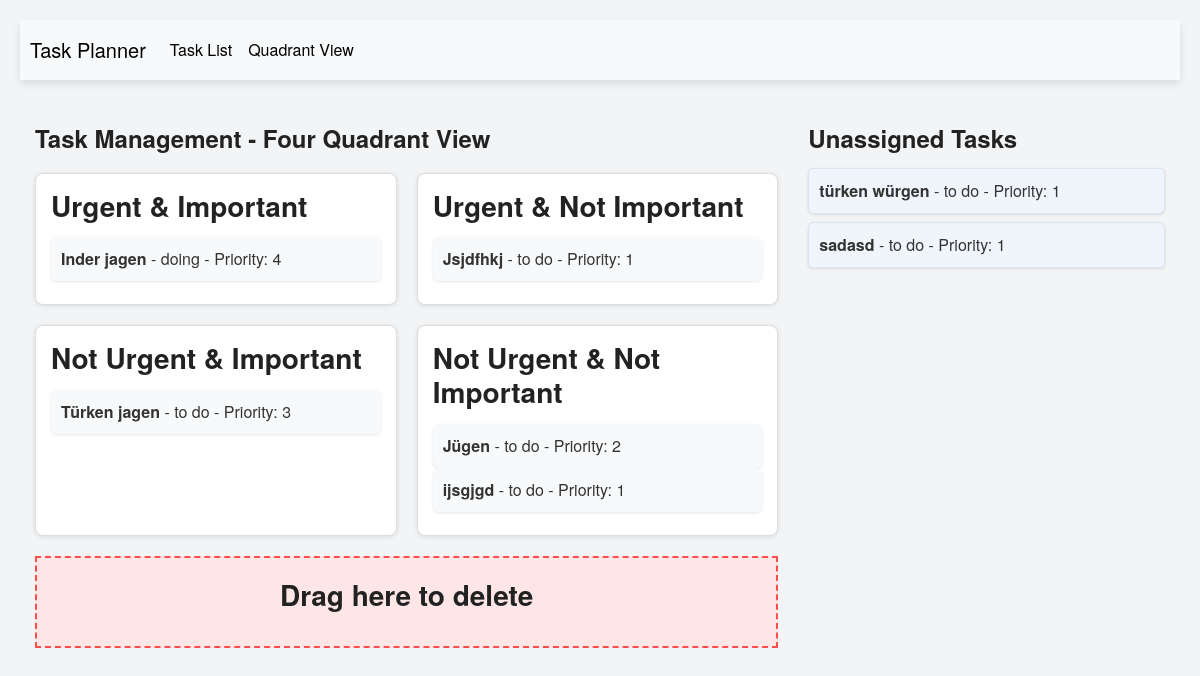
The app's page /quadrant_view, older data.
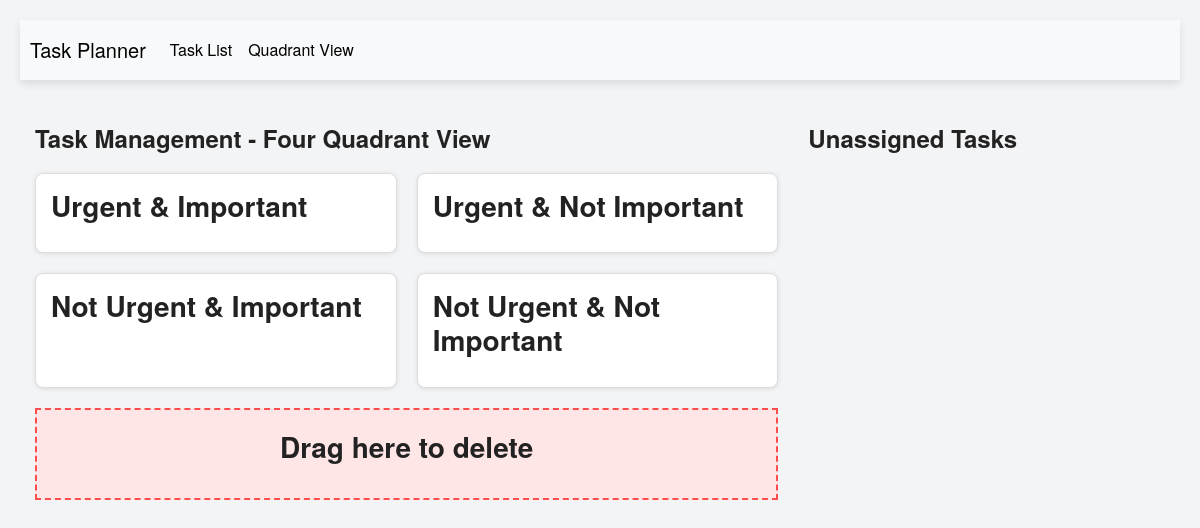
The same page, newer data.
### app/models.py (models this page shows)
class Task(db.Model):
    __tablename__ = 'task'
    id = db.Column(db.Integer, primary_key=True)
    title = db.Column(db.String(100), nullable=False)
    description = db.Column(db.String(500))  # Can be empty
    due_date = db.Column(db.DateTime, nullable=True)  # Optional due date
    estimated_time = db.Column(db.Integer, nullable=True)  # Optional time
    priority = db.Column(db.Integer, CheckConstraint('priority BETWEEN 1 AND 5'), nullable=True)  # Optional with default
    status = db.Column(db.Enum("to do", "doing", "done"), default="to do", nullable=False)  # Default to 'to do'
    reminder = db.Column(db.DateTime, nullable=True)
    created_at = db.Column(db.DateTime, default=datetime.utcnow)
    updated_at = db.Column(db.DateTime, onupdate=datetime.utcnow)
    user_id = db.Column(db.Integer, db.ForeignKey('user.id'))
    user = db.relationship('User', back_populates='tasks')
    quadrant = db.Column(db.String(50), nullable=True)

### app/routes.py (the view)
@main.route('/quadrant_view')
def quadrant_view():
    unassigned_tasks = Task.query.filter_by(quadrant=None).all()
    urgent_important_tasks = Task.query.filter_by(quadrant='urgent-important').all()
    urgent_not_important_tasks = Task.query.filter_by(quadrant='urgent-not-important').all()
    not_urgent_important_tasks = Task.query.filter_by(quadrant='not-urgent-important').all()
    not_urgent_not_important_tasks = Task.query.filter_by(quadrant='not-urgent-not-important').all()
    return render_template('quadrant_view.html',
                           unassigned_tasks=unassigned_tasks,
                           urgent_important_tasks=urgent_important_tasks,
                           urgent_not_important_tasks=urgent_not_important_tasks,
                           not_urgent_important_tasks=not_urgent_important_tasks,
                           not_urgent_not_important_tasks=not_urgent_not_important_tasks)

### app/templates/quadrant_view.html (shortened to what this page needs)
{% extends 'layout.html' %}
{% block main %}
<div class="row">
    <div class="col-md-8">
        <h2>Task Management - Four Quadrant View</h2>
        <div class="quadrant-container">
            <div class="quadrant" id="urgent-important">
                <h3>Urgent & Important</h3>
                <div class="task-list" id="urgent-important-list">
                    {% for task in urgent_important_tasks %}
                        <div class="task-item" draggable="true" data-task-id="{{ task.id }}">
                            <strong>{{ task.title }}</strong> - {{ task.status }} - Priority: {{ task.priority }}
                        </div>
                    {% endfor %}
                </div>
            </div>
            <div class="quadrant" id="urgent-not-important">
                <h3>Urgent & Not Important</h3>
                <div class="task-list" id="urgent-not-important-list">
                    {% for task in urgent_not_important_tasks %}
                        <div class="task-item" draggable="true" data-task-id="{{ task.id }}">
                            <strong>{{ task.title }}</strong> - {{ task.status }} - Priority: {{ task.priority }}
                        </div>
                    {% endfor %}
                </div>
            </div>
            <div class="quadrant" id="not-urgent-important">
                <h3>Not Urgent & Important</h3>
                <div class="task-list" id="not-urgent-important-list">
                    {% for task in not_urgent_important_tasks %}
                        <div class="task-item" draggable="true" data-task-id="{{ task.id }}">
                            <strong>{{ task.title }}</strong> - {{ task.status }} - Priority: {{ task.priority }}
                        </div>
                    {% endfor %}
                </div>
            </div>
            <div class="quadrant" id="not-urgent-not-important">
                <h3>Not Urgent & Not Important</h3>
                <div class="task-list" id="not-urgent-not-important-list">
                    {% for task in not_urgent_not_important_tasks %}
                        <div class="task-item" draggable="true" data-task-id="{{ task.id }}">
                            <strong>{{ task.title }}</strong> - {{ task.status }} - Priority: {{ task.priority }}
                        </div>
                    {% endfor %}
                </div>
            </div>
        </div>
        <div class="deletion-zone" id="deletion-zone">
            <h3>Drag here to delete</h3>
        </div>
    </div>
    <div class="col-md-4">
        <h2>Unassigned Tasks</h2>
        <ul class="list-group" id="unassigned-task-list">
            {% for task in unassigned_tasks %}
            <li class="list-group-item task-item" draggable="true" data-task-id="{{ task.id }}">
                <strong>{{ task.title }}</strong> - {{ task.status }} - Priority: {{ task.priority }}
            </li>
        {% endfor %}
        </ul>
    </div>
</div>
{% endblock %}

### app/templates/layout.html (shortened to what this page needs)
<!DOCTYPE html>
<html lang="en">
<head>
    <link rel="stylesheet" href="https://maxcdn.bootstrapcdn.com/bootstrap/4.5.2/css/bootstrap.min.css">
    <link rel="stylesheet" href="{{ url_for('static', filename='css/styles.css') }}">
</head>
<body>
    <nav class="navbar navbar-expand-lg navbar-light bg-light">
        <a class="navbar-brand" href="{{ url_for('main.index') }}">Task Planner</a>
        <div class="collapse navbar-collapse" id="navbarNav">
            <ul class="navbar-nav">
                <li class="nav-item">
                    <a class="nav-link" href="{{ url_for('main.index') }}">Task List</a>
                </li>
                <li class="nav-item">
                    <a class="nav-link" href="{{ url_for('main.quadrant_view') }}">Quadrant View</a>
                </li>
            </ul>
        </div>
    </nav>
    <div class="container mt-4">
        {% block main %}{% endblock %}
    </div>
</body>
</html>

### app/static/css/styles.css (style rules this page uses)
body { font-family: 'Helvetica Neue', Arial, sans-serif; background-color: #f3f4f6; color: #333; margin: 0; padding: 20px; }
h1, h2, h3 { font-weight: 600; color: #222; margin-bottom: 15px; }
h2 { font-size: 1.5em; margin-top: 20px; }
.navbar { background-color: #0056b3; padding: 10px; box-shadow: 0 4px 8px rgba(0, 0, 0, 0.1); }
.navbar-brand, .navbar-nav .nav-link { color: #000000 !important; font-weight: 500; }
.container { max-width: 1200px; margin: auto; }
.quadrant-container { display: grid; grid-template-columns: 1fr 1fr; gap: 20px; margin-top: 20px; }
.quadrant { border: 1px solid #ddd; border-radius: 8px; padding: 15px; background-color: #fff; box-shadow: 0 1px 5px rgba(0, 0, 0, 0.1); transition: transform 0.2s ease-in-out; }
.deletion-zone { border: 2px dashed #ff4d4d; color: #ff4d4d; padding: 20px; text-align: center; margin-top: 20px; background-color: #ffe6e6; }

Row changes from the older to the newer data that the page shows:
removed Task: title "Inder jagen", status "doing", priority "4", shown under "Urgent & Important"
removed Task: title "Jsjdfhkj", status "to do", priority "1", shown under "Urgent & Not Important"
removed Task: title "Türken jagen", status "to do", priority "3", shown under "Not Urgent & Important"
removed Task: title "Jügen", status "to do", priority "2", shown under "Not Urgent & Not Important"
removed Task: title "ijsgjgd", status "to do", priority "1", shown under "Not Urgent & Not Important"
removed Task: title "türken würgen", status "to do", priority "1", shown under "Unassigned Tasks"
removed Task: title "sadasd", status "to do", priority "1", shown under "Unassigned Tasks"
